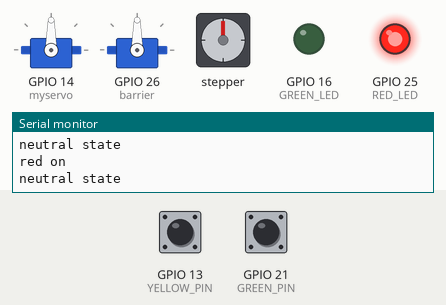
Bench run of a sketch on a simulated ESP32. Shown: 2 × servo, stepper motor, output pins drawn as LEDs (lit = HIGH), the last lines printed to the serial monitor. The inputs (shaded band) are chosen by the test bench; at power-on: GPIO 13 (YELLOW_PIN) HIGH, GPIO 21 (GREEN_PIN) HIGH. Stepper angles assume 2048 steps per turn.

Above: at 1.2 s.
1.3 s: GPIO 13 (YELLOW_PIN) pulled LOW for 0.15 s
At 1.45 s:
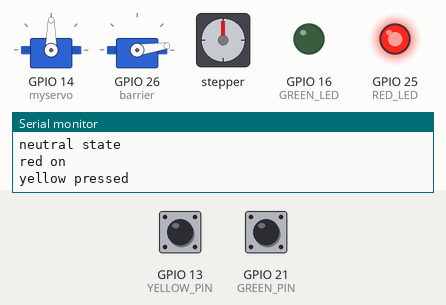
At 3.32 s:
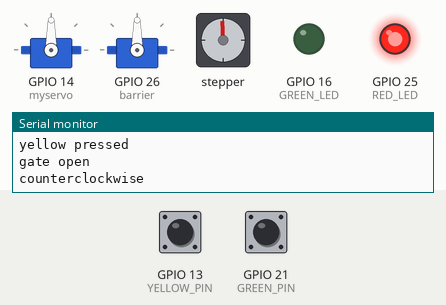
Timing chart, 0 to 38.7 s (numbered marks = the images above; inputs shaded):
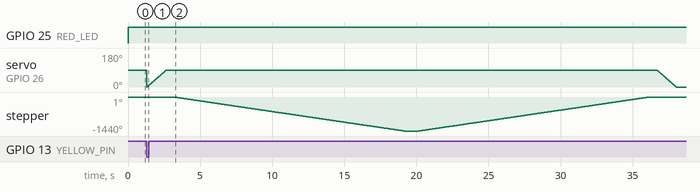

Measured:
- after the input at 1.3 s, stepper: turns 1440° counter-clockwise in 16.0 s, then 1440° clockwise in 16.0 s

The sketch:

motors_buttons.ino
```cpp
/*
 * This ESP32 code is created by esp32io.com
 *
 * This ESP32 code is released in the public domain
 *
 * For more detail (instruction and wiring diagram), visit https://esp32io.com/tutorials/esp32-led-blink
 */


#include <Stepper.h>
#include <Servo.h>

const int stepsPerRevolution = 2048;  // change this to fit the number of steps per revolution

// ULN2003 Motor Driver Pins
#define IN1 19
#define IN2 18
#define IN3 5
#define IN4 17

#define GREEN_PIN 21  // GIOP21 pin connected to button
#define YELLOW_PIN 13  // GIOP21 pin connected to button

#define GREEN_LED 16  // GIOP21 pin connected to button
#define RED_LED 25  // GIOP21 pin connected to button

// Variables will change:
int greenLastState = LOW;  // the previous state from the input pin
int greenCurrentState;     // the current reading from the input pin

int yellowLastState = LOW;  // the previous state from the input pin
int yellowCurrentState;     // the current reading from the input pin

Servo myservo;  // create servo object to control a servo
Servo barrier;
// twelve servo objects can be created on most boards

int pos = 0;

// initialize the stepper library
Stepper myStepper(stepsPerRevolution, IN1, IN3, IN2, IN4);


void setup() {
  // initialize digital pin GPIO18 as an output.
  pinMode(RED_LED, OUTPUT);
  pinMode(GREEN_LED, OUTPUT);

  pinMode(GREEN_PIN, INPUT_PULLUP);
  pinMode(YELLOW_PIN, INPUT_PULLUP);

    // set the speed at 5 rpm
  myStepper.setSpeed(15);

  myservo.attach(14);  // attaches the servo on pin 14 to the servo object
  barrier.attach(26);
  // initialize the serial port
  Serial.begin(115200);

}

// the loop function runs over and over again forever
void loop() {
  greenCurrentState = digitalRead(GREEN_PIN);
  yellowCurrentState = digitalRead(YELLOW_PIN);

  if (greenLastState == HIGH && greenCurrentState == LOW) {
    Serial.println("green pressed");

    // turn RED LED off
    digitalWrite(RED_LED, LOW);  // turn the LED off
    delay(500);             // wait for 500 milliseconds
    Serial.println("red led off");

    // turn GREEN LED on
    digitalWrite(GREEN_LED, HIGH); // turn the LED on
    Serial.println("turn GREEN LED on");

    // gate open
    for (pos = 0; pos <= 90; pos += 1) { // goes from 0 degrees to 180 degrees
      // in steps of 1 degree
      barrier.write(pos);              // tell servo to go to position in variable 'pos'
      delay(15);                       // waits 15ms for the servo to reach the position
    }
    Serial.println("gate open");

    delay(500);             // wait for 500 milliseconds

    // propel the car
    for (pos = 140; pos <= 320; pos += 60) { // goes from 0 degrees to 180 degrees
      // in steps of 1 degree
      myservo.write(pos);              // tell servo to go to position in variable 'pos'
      delay(15);                       // waits 15ms for the servo to reach the position
    }

    Serial.println("car push");

    // close barrier
    for (pos = 90; pos >= 0; pos -= 1) { // goes from 180 degrees to 0 degrees
      barrier.write(pos);              // tell servo to go to position in variable 'pos'
      delay(15);                       // waits 15ms for the servo to reach the position
    }
    Serial.println("close barrier");


    // servo resets
    for (pos = 320; pos >= 140; pos -= 1) { // goes from 180 degrees to 0 degrees
      myservo.write(pos);              // tell servo to go to position in variable 'pos'
      delay(15);                       // waits 15ms for the servo to reach the position
    }
    Serial.println("reset servo");

    // green LED OFF
    digitalWrite(GREEN_LED, LOW);  // turn the LED off
    Serial.println("green off");
    delay(500);

    // red LED on
    digitalWrite(RED_LED, HIGH); // turn the LED on
    Serial.println("red on");
    delay(500);             // wait for 500 milliseconds

  }

  // else if (greenLastState == LOW && greenCurrentState == HIGH) {
  //   Serial.println("green released");
  // }

  else if (yellowLastState == HIGH && yellowCurrentState == LOW) {
    Serial.println("yellow pressed");

    // gate open
    for (pos = 0; pos <= 90; pos += 1) { // goes from 0 degrees to 180 degrees
      // in steps of 1 degree
      barrier.write(pos);              // tell servo to go to position in variable 'pos'
      delay(15);                       // waits 15ms for the servo to reach the position
    }
    Serial.println("gate open");

    delay(500);

    // car back
    Serial.println("counterclockwise");
    myStepper.step(-stepsPerRevolution);
    myStepper.step(-stepsPerRevolution);
    myStepper.step(-stepsPerRevolution);
    myStepper.step(-stepsPerRevolution);

    delay(1000);
    Serial.println("car back");

    Serial.println("clockwise");
    myStepper.step(stepsPerRevolution);
    myStepper.step(stepsPerRevolution);
    myStepper.step(stepsPerRevolution);
    myStepper.step(stepsPerRevolution);
    delay(500);

    // close barrier
    for (pos = 90; pos >= 0; pos -= 1) { // goes from 180 degrees to 0 degrees
      barrier.write(pos);              // tell servo to go to position in variable 'pos'
      delay(15);                       // waits 15ms for the servo to reach the position
    }
    Serial.println("gate close");

  }

  // else if (yellowLastState == LOW && yellowCurrentState == HIGH) {
  //   Serial.println("yellow released");
  // }
  else {
    digitalWrite(RED_LED, HIGH); // turn the LED on
     Serial.println("neutral state");
      Serial.println("red on");
  }

  greenLastState = greenCurrentState;
  yellowLastState = yellowCurrentState;


  // digitalWrite(RED_LED, HIGH); // turn the LED on
  // delay(10000);             // wait for 500 milliseconds
  // digitalWrite(RED_LED, LOW);  // turn the LED off
  // delay(500);             // wait for 500 milliseconds

  // digitalWrite(GREEN_LED, HIGH); // turn the LED on
  // delay(10000);             // wait for 500 milliseconds
  // digitalWrite(GREEN_LED, LOW);  // turn the LED off
  // delay(500);

  // for (pos = 90; pos >= 0; pos -= 1) { // goes from 180 degrees to 0 degrees
  //   barrier.write(pos);              // tell servo to go to position in variable 'pos'
  //   delay(15);                       // waits 15ms for the servo to reach the position
  // }

  // for (pos = 90; pos <= 270; pos += 12) { // goes from 0 degrees to 180 degrees
  //   // in steps of 1 degree
  //   myservo.write(pos);              // tell servo to go to position in variable 'pos'
  //   delay(15);                       // waits 15ms for the servo to reach the position
  // }

  // for (pos = 0; pos <= 90; pos += 1) { // goes from 0 degrees to 180 degrees
  //   // in steps of 1 degree
  //   barrier.write(pos);              // tell servo to go to position in variable 'pos'
  //   delay(15);                       // waits 15ms for the servo to reach the position
  // }

  // for (pos = 270; pos >= 90; pos -= 1) { // goes from 180 degrees to 0 degrees
  //   myservo.write(pos);              // tell servo to go to position in variable 'pos'
  //   delay(15);                       // waits 15ms for the servo to reach the position
  // }


  // Serial.println("clockwise");
  // myStepper.step(stepsPerRevolution);
  // delay(1000);

  // // step one revolution in the other direction:
  // Serial.println("counterclockwise");
  // myStepper.step(-stepsPerRevolution);
  // delay(1000);

}
```
